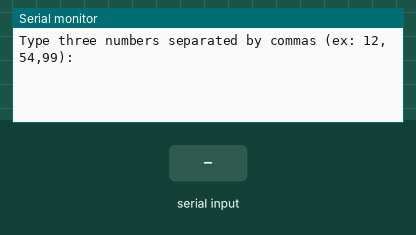
Simulated run of this sketch. Board: Arduino Uno, built with avr-gcc and run on an emulated ATmega328P. Parts: the last lines printed to the serial monitor. Inputs (shaded band) come from the test bench.

Above: at 1.2 s.
1.3 s: "90,45,200\n" received over Serial
At 1.9 s:
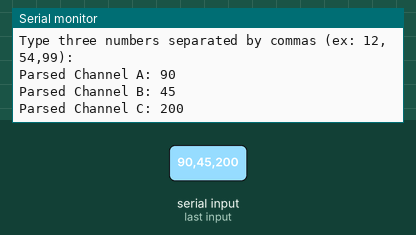
2.8 s: "30,150,10\n" received over Serial
At 4.3 s:
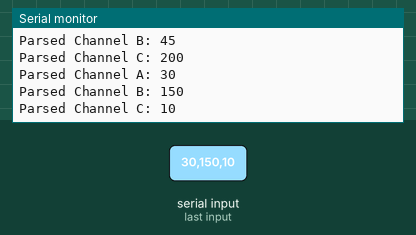

Measured:
- after the input at 1.3 s, the serial monitor: prints a new line at once (image 1)
- after the input at 2.8 s, the serial monitor: prints a new line at once (image 2)

The sketch:

15_string_parsing.ino
```cpp
// Parses structured text input arrays (like "255,0,120") sent over the Serial monitor
void setup() {
  Serial.begin(9600);
  Serial.println("Type three numbers separated by commas (ex: 12,54,99):");
}

void loop() {
  if (Serial.available() > 0) {
    // Read numbers straight out of the incoming text buffer
    int val1 = Serial.parseInt();
    int val2 = Serial.parseInt();
    int val3 = Serial.parseInt();

    // Look for the terminating newline character
    if (Serial.read() == '\n') {
      Serial.print("Parsed Channel A: "); Serial.println(val1);
      Serial.print("Parsed Channel B: "); Serial.println(val2);
      Serial.print("Parsed Channel C: "); Serial.println(val3);
    }
  }
}
```
